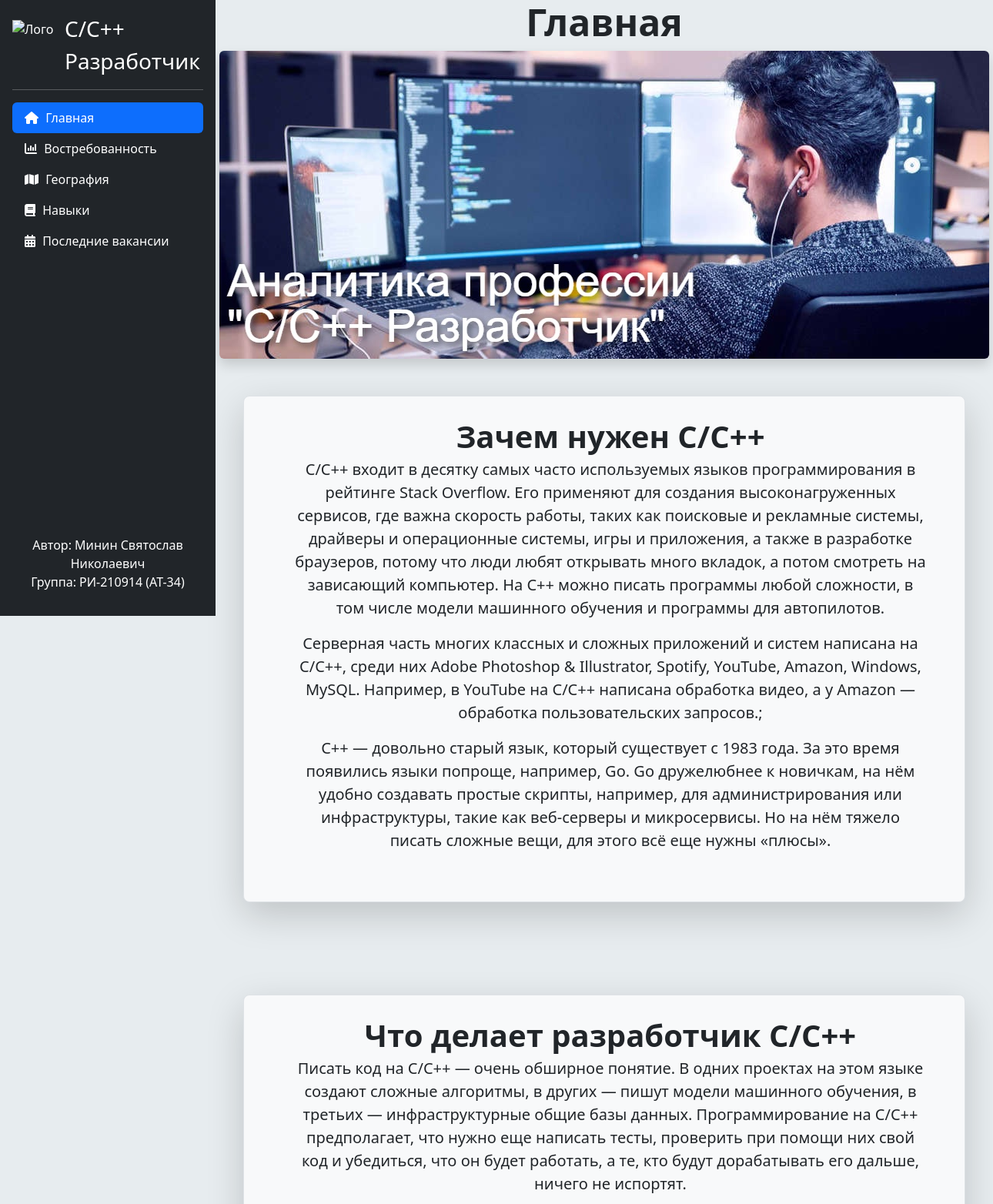
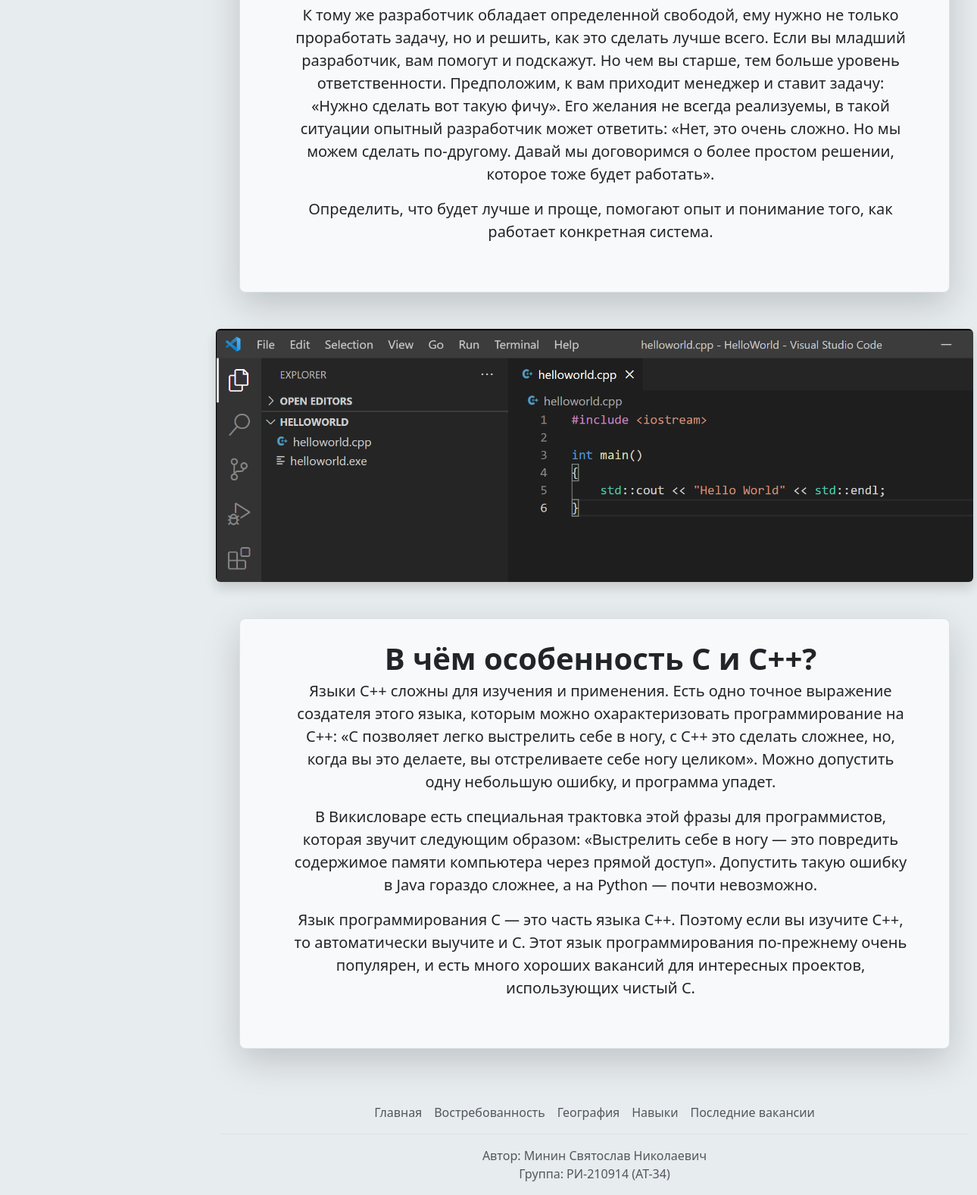
The page / on the database its author committed (2 pictures, top to bottom).
### main/models.py (models this page shows, shortened)
class TextBlock(models.Model):
    order = models.IntegerField('Порядковый номер', default=0)
    name = models.CharField('Заголовок блока', max_length=50)
    text = models.TextField('Текст блока')
    image = models.ImageField(blank=True)
    class Meta:
        verbose_name = 'Блок'
        verbose_name_plural = 'Блоки'

### main/views.py (the view)
# urls.py: path('', views.index, name='home'),
def index(request):
    data = {
        'title': 'Главная',
        'blocks': TextBlock.objects.order_by('order'),
        'active_tabs': __get_active_tabs(0),
    }
    return render(request, 'main/index.html', data)

### main/views.py (called while the page is built)
def __get_active_tabs(active_index):
    tabs = [False for _ in range(5)]
    tabs[active_index] = True
    return tabs

### templates/main/index.html (shortened to what this page needs)
{% extends 'main/standard.html' %}
{% load static %}
{% block content %}
    {% for block in blocks %}
        <img src="{{ BASIC_DIR }}/media/{{ block.image }}" width="1000px" class="rounded shadow" alt="{{ image.name }}">
        <div class="container my-5">
            <div class="row mx-4 p-3 pb-0 pe-lg-0 align-items-center rounded-3 border shadow-lg bg-light">
                <div class="p-3 p-lg-5 pt-lg-3">
                    <h2 class="display-6 fw-bold lh-1">{{ block.name }}</h2>
                    {{ block.text|safe }}
                </div>
            </div>
        </div>
    {% endfor %}
{% endblock %}

### templates/main/standard.html (shortened to what this page needs)
{% load static %}
<!doctype html>
<html lang="ru">
    <head>
        <link href="https://cdn.jsdelivr.net/npm/bootstrap@5.3.0-alpha1/dist/css/bootstrap.min.css" rel="stylesheet">
        <link rel="stylesheet" href="{% static 'main/css/style.css' %}">
    </head>
    <body>
        <div class="d-flex">
            <aside class="d-flex flex-column flex-shrink-0 p-3 text-bg-dark vh-100 sticky-top sticky-bottom" style="width: 280px;">
                <a href="/" class="d-flex align-items-center mb-3 mb-md-0 me-md-auto text-white text-decoration-none">
                    <img class="bi pe-none me-1" width="64" height="64" src="{% static 'main/img/logo.svg' %}" alt="Лого">
                    <span class="fs-3">C/C++ Разработчик</span>
                </a>
                <hr>
                <ul class="nav nav-pills flex-column mb-auto">
                    <li class="nav-item">
                        <a href="{% url 'home' %}" class="nav-link {% if active_tabs.0 %}active{% else %}text-white{% endif %}" aria-current="page">
                            <i class="fa-solid fa-house"></i>
                            Главная
                        </a>
                    </li>
                    <li>
                        <a href="{% url 'demand' %}" class="nav-link {% if active_tabs.1 %}active{% else %}text-white{% endif %}">
                            <i class="fa-solid fa-chart-column"></i>
                            Востребованность
                        </a>
                      </li>
                      <li>
                        <a href="{% url 'geography' %}" class="nav-link {% if active_tabs.2 %}active{% else %}text-white{% endif %}">
                          <i class="fa-solid fa-map"></i>
                          География
                        </a>
                      </li>
                      <li>
                          <a href="{% url 'skills' %}" class="nav-link {% if active_tabs.3 %}active{% else %}text-white{% endif %}">
                              <i class="fa-solid fa-book"></i>
                            Навыки
                          </a>
                      </li>
                    <li>
                        <a href="{% url 'latest' %}" class="nav-link {% if active_tabs.4 %}active{% else %}text-white{% endif %}">
                          <i class="fa-solid fa-calendar-days"></i>
                          Последние вакансии
                        </a>
                    </li>
                </ul>
                <div class="container">
                    <footer class="my-1">
                        <p class="text-center text-white">Автор: Минин Святослав Николаевич<br>Группа: РИ-210914 (АТ-34)</p>
                    </footer>
                </div>
            </aside>
            <div class="flex-fill">
                <main>
                    <h1 class="display-5 fw-bold">{{ title }}</h1>
                    {% block content %}
                    {% endblock %}
                </main>
                <footer class="footer pt-3 mt-auto">
                    <div class="container">
                        <ul class="nav justify-content-center border-bottom pb-2 mb-3">
                          <li class="nav-item"><a href="{% url 'home' %}" class="nav-link px-2 text-muted">Главная</a></li>
                          <li class="nav-item"><a href="{% url 'demand' %}" class="nav-link px-2 text-muted">Востребованность</a></li>
                          <li class="nav-item"><a href="{% url 'geography' %}" class="nav-link px-2 text-muted">География</a></li>
                          <li class="nav-item"><a href="{% url 'skills' %}" class="nav-link px-2 text-muted">Навыки</a></li>
                          <li class="nav-item"><a href="{% url 'latest' %}" class="nav-link px-2 text-muted">Последние вакансии</a></li>
                        </ul>
                        <p class="text-center text-muted">Автор: Минин Святослав Николаевич<br>Группа: РИ-210914 (АТ-34)</p>
                    </div>
                </footer>
            </div>
        </div>
    </body>
</html>

### static/main/css/style.css (style rules this page uses)
aside { float: left; }
body { background: #e7ecef; text-align: center; }
aside { text-align: left; position: absolute; height: 100%; }
a { color: inherit; text-decoration: none; }
.fa-solid { padding-right: 5px; }
ul { list-style-type: none; }

### rows shown on the page
TextBlock: image (picture), name "Зачем нужен С/C++", text "С/C++ входит в десятку самых часто используемых языков программирования в рейтинге Stack Overflow. Его применяют для создания высоконагруженных сервисов, где важна скорость работы, таких как поисковые и рекламные системы, драйверы и операционные системы, игры и приложения, а также в разработке браузеров, потому что люди любят открывать много вкладок, а потом смотреть на зависающий компьютер. На C++ можно писать программы любой сложности, в том числе модели машинного обучения и программы для автопилотов. Серверная часть многих классных и сложных приложений и систем написана на С/C++, среди них Adobe Photoshop & Illustrator, Spotify, YouTube, Amazon, Windows, MySQL. Например, в YouTube на…"
TextBlock: name "Что делает разработчик С/C++", text "Писать код на С/C++ — очень обширное понятие. В одних проектах на этом языке создают сложные алгоритмы, в других — пишут модели машинного обучения, в третьих — инфраструктурные общие базы данных. Программирование на С/C++ предполагает, что нужно еще написать тесты, проверить при помощи них свой код и убедиться, что он будет работать, а те, кто будут дорабатывать его дальше, ничего не испортят. К тому же разработчик обладает определенной свободой, ему нужно не только проработать задачу, но и решить, как это сделать лучше всего. Если вы младший разработчик, вам помогут и подскажут. Но чем вы старше, тем больше уровень ответственности. Предположим, к вам приходит менеджер и ставит задачу:…"
TextBlock: image (picture), name "В чём особенность С и C++?", text "Языки C++ сложны для изучения и применения. Есть одно точное выражение создателя этого языка, которым можно охарактеризовать программирование на C++: «C позволяет легко выстрелить себе в ногу, с C++ это сделать сложнее, но, когда вы это делаете, вы отстреливаете себе ногу целиком». Можно допустить одну небольшую ошибку, и программа упадет. В Викисловаре есть специальная трактовка этой фразы для программистов, которая звучит следующим образом: «Выстрелить себе в ногу — это повредить содержимое памяти компьютера через прямой доступ». Допустить такую ошибку в Java гораздо сложнее, а на Python — почти невозможно. Язык программирования C — это часть языка C++. Поэтому если вы изучите C++, то…"
